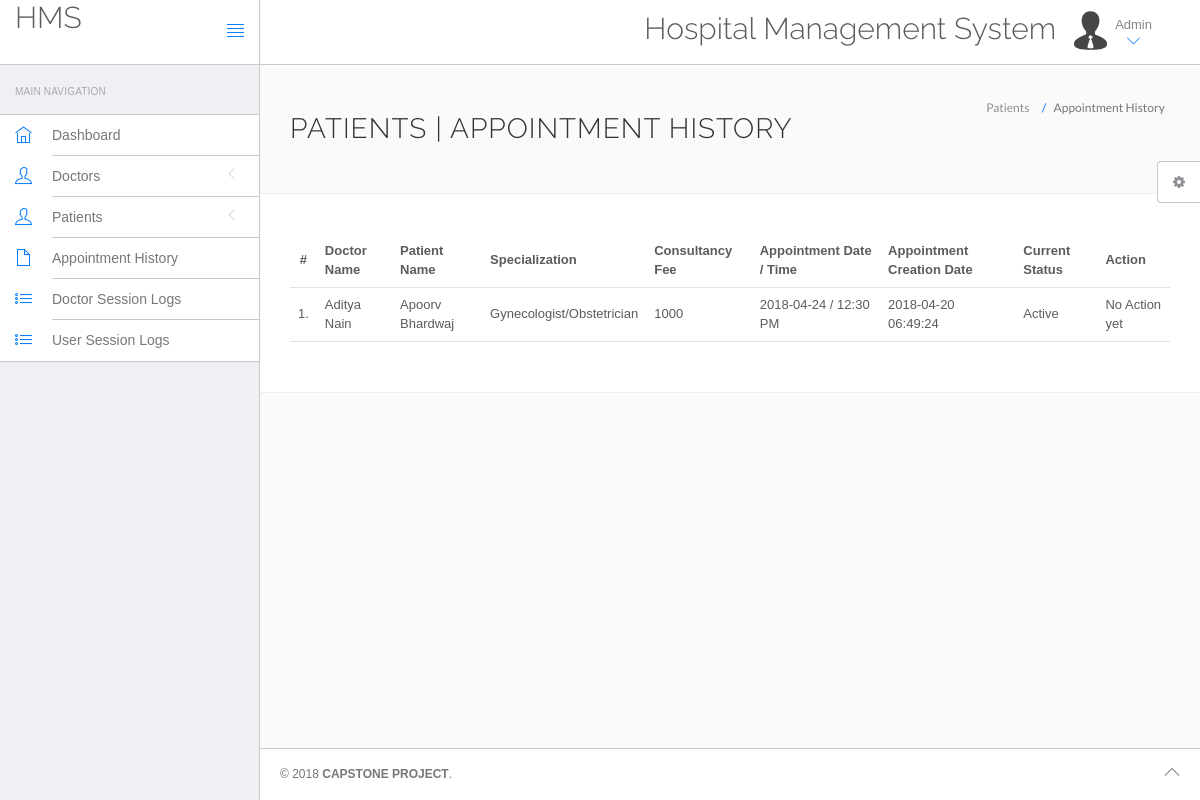
The page /hms/admin/appointment-history.php (signed in) on the database its author committed.
### tables this page shows
CREATE TABLE `appointment` (
  `id` int(11) NOT NULL AUTO_INCREMENT,
  `doctorSpecialization` varchar(255) NOT NULL,
  `doctorId` int(11) NOT NULL,
  `userId` int(11) NOT NULL,
  `consultancyFees` int(11) NOT NULL,
  `appointmentDate` varchar(255) NOT NULL,
  `appointmentTime` varchar(255) NOT NULL,
  `postingDate` timestamp NOT NULL DEFAULT CURRENT_TIMESTAMP,
  `userStatus` int(11) NOT NULL,
  `doctorStatus` int(11) NOT NULL,
  `updationDate` varchar(255) NOT NULL,
  PRIMARY KEY (`id`)
);

CREATE TABLE `doctors` (
  `id` int(11) NOT NULL AUTO_INCREMENT,
  `specilization` varchar(255) NOT NULL,
  `doctorName` varchar(255) NOT NULL,
  `address` longtext NOT NULL,
  `docFees` varchar(255) NOT NULL,
  `contactno` bigint(11) NOT NULL,
  `docEmail` varchar(255) NOT NULL,
  `password` varchar(255) NOT NULL,
  `creationDate` timestamp NOT NULL DEFAULT CURRENT_TIMESTAMP,
  `updationDate` varchar(255) NOT NULL,
  PRIMARY KEY (`id`)
);

CREATE TABLE `users` (
  `id` int(11) NOT NULL AUTO_INCREMENT,
  `fullName` varchar(255) NOT NULL,
  `address` longtext NOT NULL,
  `city` varchar(255) NOT NULL,
  `gender` varchar(255) NOT NULL,
  `email` varchar(255) NOT NULL,
  `password` varchar(255) NOT NULL,
  `regDate` timestamp NOT NULL DEFAULT CURRENT_TIMESTAMP,
  `updationDate` varchar(255) NOT NULL,
  PRIMARY KEY (`id`)
);

### hms/admin/appointment-history.php (the view, shortened to what this page needs)
<?php
include('include/config.php');
?>
<!DOCTYPE html>
<html lang="en">
	<head>
		<link rel="stylesheet" href="vendor/bootstrap/css/bootstrap.min.css">
		<link rel="stylesheet" href="vendor/fontawesome/css/font-awesome.min.css">
		<link rel="stylesheet" href="vendor/themify-icons/themify-icons.min.css">
		<link href="vendor/animate.css/animate.min.css" rel="stylesheet" media="screen">
		<link href="vendor/perfect-scrollbar/perfect-scrollbar.min.css" rel="stylesheet" media="screen">
		<link href="vendor/switchery/switchery.min.css" rel="stylesheet" media="screen">
		<link href="vendor/bootstrap-touchspin/jquery.bootstrap-touchspin.min.css" rel="stylesheet" media="screen">
		<link href="vendor/select2/select2.min.css" rel="stylesheet" media="screen">
		<link href="vendor/bootstrap-datepicker/bootstrap-datepicker3.standalone.min.css" rel="stylesheet" media="screen">
		<link href="vendor/bootstrap-timepicker/bootstrap-timepicker.min.css" rel="stylesheet" media="screen">
		<link rel="stylesheet" href="assets/css/styles.css">
		<link rel="stylesheet" href="assets/css/plugins.css">
		<link rel="stylesheet" href="assets/css/themes/theme-1.css" id="skin_color" />
	</head>
	<body>
		<div id="app">
<?php include('include/sidebar.php');?>
			<div class="app-content">
					<?php include('include/header.php');?>
				<div class="main-content" >
					<div class="wrap-content container" id="container">
						<section id="page-title">
							<div class="row">
								<div class="col-sm-8">
									<h1 class="mainTitle">Patients  | Appointment History</h1>
																	</div>
								<ol class="breadcrumb">
									<li>
										<span>Patients </span>
									</li>
									<li class="active">
										<span>Appointment History</span>
									</li>
								</ol>
							</div>
						</section>
						<div class="container-fluid container-fullw bg-white">
									<div class="row">
								<div class="col-md-12">
									<table class="table table-hover" id="sample-table-1">
										<thead>
											<tr>
												<th class="center">#</th>
												<th class="hidden-xs">Doctor Name</th>
												<th>Patient Name</th>
												<th>Specialization</th>
												<th>Consultancy Fee</th>
												<th>Appointment Date / Time </th>
												<th>Appointment Creation Date  </th>
												<th>Current Status</th>
												<th>Action</th>
											</tr>
										</thead>
										<tbody>
<?php
$sql=mysqli_query($con,"select doctors.doctorName as docname,users.fullName as pname,appointment.*  from appointment join doctors on doctors.id=appointment.doctorId join users on users.id=appointment.userId ");
$cnt=1;
while($row=mysqli_fetch_array($sql))
{
?>
											<tr>
												<td class="center"><?php echo $cnt;?>.</td>
												<td class="hidden-xs"><?php echo $row['docname'];?></td>
												<td class="hidden-xs"><?php echo $row['pname'];?></td>
												<td><?php echo $row['doctorSpecialization'];?></td>
												<td><?php echo $row['consultancyFees'];?></td>
												<td><?php echo $row['appointmentDate'];?> / <?php echo
												 $row['appointmentTime'];?>
												</td>
												<td><?php echo $row['postingDate'];?></td>
												<td>
<?php if(($row['userStatus']==1) && ($row['doctorStatus']==1))
{
	echo "Active";
}
												?></td>
												<td >
												<div class="visible-md visible-lg hidden-sm hidden-xs">
							<?php if(($row['userStatus']==1) && ($row['doctorStatus']==1))
{
echo "No Action yet";
	 } else {
		echo "Canceled";
		} ?>
												</div>
												</td>
											</tr>
											<?php
$cnt=$cnt+1;
											 }?>
										</tbody>
									</table>
								</div>
							</div>
								</div>
					</div>
				</div>
			</div>
	<?php include('include/footer.php');?>
	<?php include('include/setting.php');?>
		</div>
	</body>
</html>

### hms/admin/assets/css/themes/theme-1.css (style rules this page uses)
body { background: #FAFAFA; }

### rows shown on the page
appointment: doctorId.doctorName "Aditya Nain", userId.fullName "Apoorv Bhardwaj", doctorSpecialization "Gynecologist/Obstetrician", consultancyFees "1000", appointmentDate "2018-04-24", appointmentTime "12:30 PM", postingDate "2018-04-20 06:49:24", userStatus "Active"
